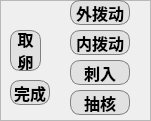
   <widget class="QFrame" name="frame_5">
    <property name="geometry">
     <rect>
      <x>100</x>
      <y>540</y>
      <width>151</width>
      <height>121</height>
     </rect>
    </property>
    <property name="minimumSize">
     <size>
      <width>150</width>
      <height>0</height>
     </size>
    </property>
    <property name="frameShape">
     <enum>QFrame::StyledPanel</enum>
    </property>
    <property name="frameShadow">
     <enum>QFrame::Raised</enum>
    </property>
    <widget class="QPushButton" name="BTN_STEP_FETCH_OOCYTE">
     <property name="geometry">
      <rect>
       <x>10</x>
       <y>30</y>
       <width>31</width>
       <height>41</height>
      </rect>
     </property>
     <property name="cursor">
      <cursorShape>OpenHandCursor</cursorShape>
     </property>
     <property name="focusPolicy">
      <enum>Qt::NoFocus</enum>
     </property>
     <property name="toolTip">
      <string>Off</string>
     </property>
     <property name="styleSheet">
      <string notr="true">	border: 1px solid gray;
    border-radius: 10px;
    background-color: rgb(225, 225, 225);
    font-family: 华文楷体;
    font-size: 12pt;
    color: black;
    font: bold;</string>
     </property>
     <property name="text">
      <string>取
卵</string>
     </property>
     <property name="checkable">
      <bool>true</bool>
     </property>
     <attribute name="buttonGroup">
      <string notr="true">workflowButtons</string>
     </attribute>
    </widget>
    <widget class="QPushButton" name="BTN_STEP_ROTATE_OUT_PLANE">
     <property name="geometry">
      <rect>
       <x>70</x>
       <y>0</y>
       <width>60</width>
       <height>25</height>
      </rect>
     </property>
     <property name="cursor">
      <cursorShape>OpenHandCursor</cursorShape>
     </property>
     <property name="focusPolicy">
      <enum>Qt::NoFocus</enum>
     </property>
     <property name="toolTip">
      <string>Off</string>
     </property>
     <property name="styleSheet">
      <string notr="true">	border: 1px solid gray;
    border-radius: 10px;
    background-color: rgb(225, 225, 225);
    font-family: 华文楷体;
    font-size: 12pt;
    color: black;
    font: bold;</string>
     </property>
     <property name="text">
      <string>外拨动</string>
     </property>
     <property name="checkable">
      <bool>true</bool>
     </property>
     <property name="autoRepeat">
      <bool>false</bool>
     </property>
     <property name="autoExclusive">
      <bool>false</bool>
     </property>
     <property name="autoDefault">
      <bool>false</bool>
     </property>
     <property name="default">
      <bool>false</bool>
     </property>
     <property name="flat">
      <bool>false</bool>
     </property>
     <attribute name="buttonGroup">
      <string notr="true">workflowButtons</string>
     </attribute>
    </widget>
    <widget class="QPushButton" name="BTN_STEP_ROTATE_IN_PLANE">
     <property name="geometry">
      <rect>
       <x>70</x>
       <y>30</y>
       <width>60</width>
       <height>25</height>
      </rect>
     </property>
     <property name="cursor">
      <cursorShape>OpenHandCursor</cursorShape>
     </property>
     <property name="focusPolicy">
      <enum>Qt::NoFocus</enum>
     </property>
     <property name="toolTip">
      <string>Off</string>
     </property>
     <property name="styleSheet">
      <string notr="true">	border: 1px solid gray;
    border-radius: 10px;
    background-color: rgb(225, 225, 225);
    font-family: 华文楷体;
    font-size: 12pt;
    color: black;
    font: bold;</string>
     </property>
     <property name="text">
      <string>内拨动</string>
     </property>
     <property name="checkable">
      <bool>true</bool>
     </property>
     <attribute name="buttonGroup">
      <string notr="true">workflowButtons</string>
     </attribute>
    </widget>
    <widget class="QPushButton" name="BTN_STEP_ENUCLEATION">
     <property name="geometry">
      <rect>
       <x>70</x>
       <y>90</y>
       <width>60</width>
       <height>25</height>
      </rect>
     </property>
     <property name="cursor">
      <cursorShape>OpenHandCursor</cursorShape>
     </property>
     <property name="focusPolicy">
      <enum>Qt::NoFocus</enum>
     </property>
     <property name="toolTip">
      <string>Off</string>
     </property>
     <property name="styleSheet">
      <string notr="true">	border: 1px solid gray;
    border-radius: 10px;
    background-color: rgb(225, 225, 225);
    font-family: 华文楷体;
    font-size: 12pt;
    color: black;
    font: bold;</string>
     </property>
     <property name="text">
      <string>抽核</string>
     </property>
     <property name="checkable">
      <bool>true</bool>
     </property>
     <attribute name="buttonGroup">
      <string notr="true">workflowButtons</string>
     </attribute>
    </widget>
    <widget class="QPushButton" name="BTN_STEP_PENETRATE">
     <property name="geometry">
      <rect>
       <x>70</x>
       <y>60</y>
       <width>60</width>
       <height>25</height>
      </rect>
     </property>
     <property name="cursor">
      <cursorShape>OpenHandCursor</cursorShape>
     </property>
     <property name="focusPolicy">
      <enum>Qt::NoFocus</enum>
     </property>
     <property name="toolTip">
      <string>Off</string>
     </property>
     <property name="styleSheet">
      <string notr="true">	border: 1px solid gray;
    border-radius: 10px;
    background-color: rgb(225, 225, 225);
    font-family: 华文楷体;
    font-size: 12pt;
    color: black;
    font: bold;</string>
     </property>
     <property name="text">
      <string>刺入</string>
     </property>
     <property name="checkable">
      <bool>true</bool>
     </property>
     <attribute name="buttonGroup">
      <string notr="true">workflowButtons</string>
     </attribute>
    </widget>
    <widget class="QPushButton" name="BTN_FINISH_ENU_OOCYTE">
     <property name="geometry">
      <rect>
       <x>10</x>
       <y>80</y>
       <width>40</width>
       <height>25</height>
      </rect>
     </property>
     <property name="cursor">
      <cursorShape>OpenHandCursor</cursorShape>
     </property>
     <property name="focusPolicy">
      <enum>Qt::NoFocus</enum>
     </property>
     <property name="toolTip">
      <string>Off</string>
     </property>
     <property name="styleSheet">
      <string notr="true">QPushButton {
	border: 1px solid gray;
	border-radius: 10px;
    background-color: rgb(225, 225, 225);
	font-family: 华文楷体;
	font-size: 12pt;
	color: black;
	font: bold;
}
QPushButton:checked {
	border: 1px solid black;
    border-radius: 10px;
    background-color: rgba(50, 50, 50, 0.5);
    font-family: 华文楷体;
    font-size: 12pt;
    color: black;
    font: bold;
}</string>
     </property>
     <property name="text">
      <string>完成</string>
     </property>
     <property name="checkable">
      <bool>true</bool>
     </property>
    </widget>
   </widget>
